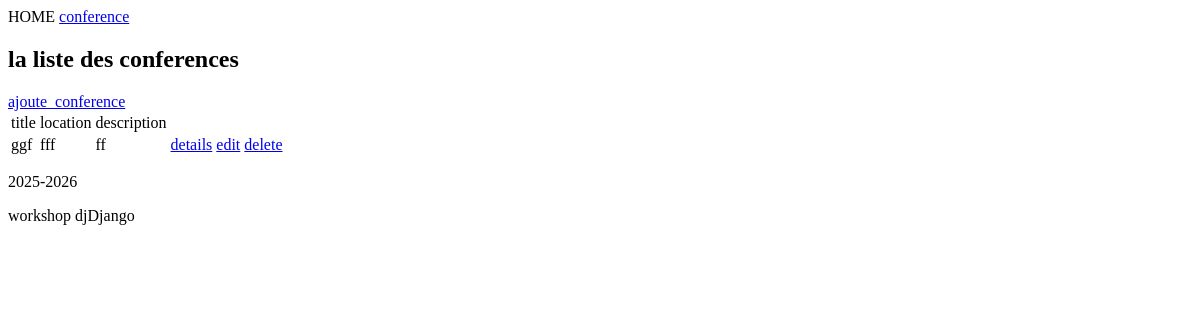
The page /conference/liste/ on the database as committed earlier.
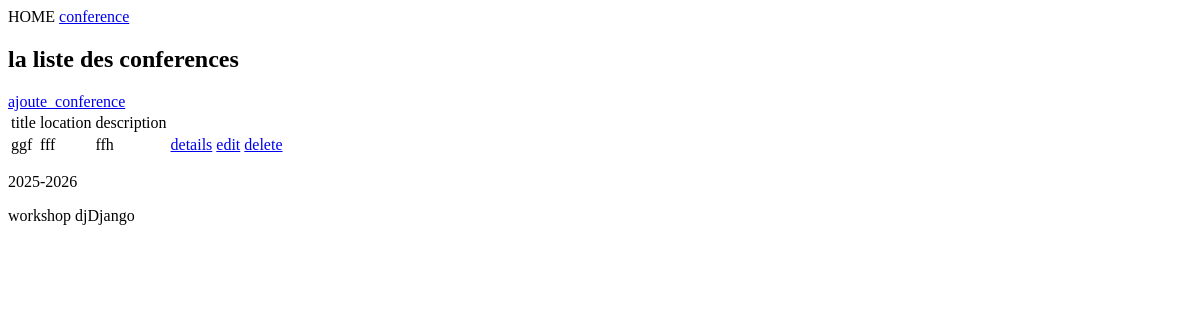
The same page on the database as committed later.
### ConferenceApp/models.py (models this page shows, shortened)
class Conference(models.Model):
    conference_id=models.AutoField(primary_key=True)
    name=models.CharField(max_length=255)
    description=models.TextField()
    location=models.CharField(max_length=255)
    THEME_CHOICES = [
        ("cs_ai", "Computer Science & Artificial Intelligence"),
        ("sci_eng", "Science & Engineering"),
        ("social_edu", "Social Sciences & Education"),
        ("interdisciplinary", "Interdisciplinary Themes"),
    ]
    theme = models.CharField(
        max_length=50,
        choices=THEME_CHOICES
    )
    start_date=models.DateField()
    end_date=models.DateField()
    created_at=models.DateTimeField(auto_now_add=True)
    updated_at=models.DateTimeField(auto_now_add=True)

### ConferenceApp/views.py (the view)
# urls.py: path("liste/", ConferenceList.as_view(),name="conference_liste"),
class ConferenceList(ListView):
    model=Conference
    context_object_name="liste"
    ordering=["start_date"]
    template_name="conference/liste.html"

### template/Conference/liste.html
{% extends "base.html" %}
{% block content %}
<h2>la liste des conferences</h2>
<a href="{% url 'conference_add'  %}"  >ajoute_conference </a>
<table>
    <tr>
        <td>title</td>
        <td>location</td>
        <td>description</td>
    </tr>
{% for c in liste %}
 <tr>
        <td>{{c.name}}</td>
        <td>{{c.location}}</td>
        <td>{{c.description}}</td>
        <td>
            <a href="{% url 'conference_detail' c.pk %}"  >details</a>
            <a href="{% url 'conference_edit' c.pk %}"  >edit</a>
            <a href="{% url 'conference_delete' c.pk %}"  >delete</a>
        </td>
    </tr>
{% endfor %}
</table>
{% endblock %}

### template/base.html
<html>
<body>
    <nav>
<a >HOME</a>
<a href="{%url 'conference_liste' %}">conference</a>
    </nav>
<div>
    {% block content %} {% endblock %}
</div>
<footer>
    <p>2025-2026</p>
    <p>workshop djDjango</p>
</footer>
</body>
</html>

Rows that differ between the two databases and show on the page:
changed Conference "ggf": description "ff" → "ffh"
